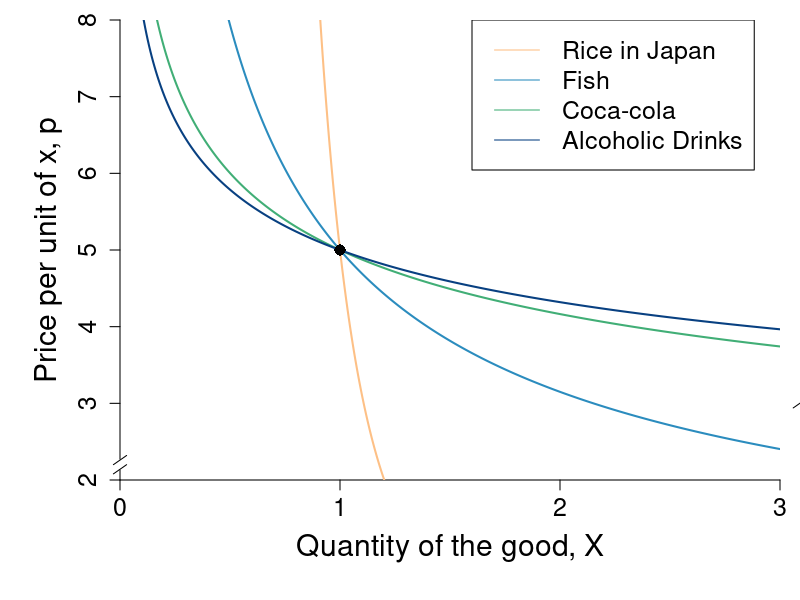

R code for this plot:
require(shape)
require(plotrix)
require(ggplot2)
#pdf(file = "property_psp1_offerSTEP1.pdf", width = 9, height = 7)
#pdf(file = "property_psp1_offerSTEP2.pdf", width = 9, height = 7)
#pdf(file = "property_psp1_offerSTEP3.pdf", width = 9, height = 7)
#pdf(file = "property_psp1_offerSTEP4.pdf", width = 9, height = 7)
pdf(file = "indmarketdemand/elasticity_fig.pdf", width = 9, height = 7)

#Set parameters for graphics
pointsize <- 1.8
axislabelsize <- 1.8
labelsize <- 1.5
namesize <- 1.8
annotatesize <- 1.5
graphlinewidth <- 2
segmentlinewidth <- 1.5

COL <- c("#7fc97f", "#beaed4", "#fdc086", "#ffff99", "#386cb0", "#f0027f", "#bf5b17", "#666666")
COLA <- c("#99d8c9","#66c2a4","#41ae76", "#238b45", "#005824")
COLB <- c("#4eb3d3", "#2b8cbe", "#0868ac","#084081")

par(mar =  c(6, 6, 1, 1))
xlims <- c(0, 3)
ylims <- c(2, 8)
xlims2 <- c(10, 0)
ylims2 <- c(15, 0)

elasticity1 <- function(x, A, b ) {
  A*x^(1/b)
}

plot(0, 0, xlim = xlims, ylim = ylims, type = "n",
     xlab = "Quantity of the good, X",
     ylab = "Price per unit of x, p", 
     xaxt = "n", 
     yaxt = "n", 
     cex.lab = axislabelsize, 
     bty = "n",
     xaxs="i", 
     yaxs="i")

ticksy <- seq(from = 0, to = 15, by = 1)
ylabels <- seq(from = 0, to = 15, by = 1)
ticksx <- seq(from = 0, to = 10, by = 1)
xlabels <- seq(from = 0, to = 10, by = 1)
axis(1, at = ticksx, pos = 2, labels = xlabels, cex.axis = labelsize)
axis(2, at = ticksy, pos = 0, labels = ylabels, las = 0, cex.axis = labelsize)

axis.break(axis=1,breakpos=NULL,pos=xlims[2],bgcol="white",breakcol="black",
           style="slash",brw=0.02)
axis.break(axis = 2, breakpos = 2.2, pos = 0,
           bgcol = "white", breakcol = "black",
           style = "slash", brw = 0.02)

npts <- 500 
npts2 <- 501

#Specify the sequences of points for graphing. 
xx1 <- seq(xlims[1], xlims[2], length.out = npts)
yy1 <- elasticity1(xx1, A = 5, b = -0.2)
xx2 <- seq(xlims[1], xlims[2], length.out = npts)
yy2 <- elasticity1(xx2, A = 5, b = -1.5)
xx3 <- seq(xlims[1], xlims[2], length.out = npts)
yy3 <- elasticity1(xx3, A = 5, b = -3.79)
xx4 <- seq(xlims[1], xlims[2], length.out = npts)
yy4 <- elasticity1(xx4, A = 5, b = -4.74)

lines(xx1,yy1, col = COL[3], lwd = graphlinewidth)
lines(xx2,yy2, col = COLB[2], lwd = graphlinewidth)
lines(xx3,yy3, col = COLA[3], lwd = graphlinewidth)
lines(xx4,yy4, col = COLB[4], lwd = graphlinewidth)

points(1, 5, pch = 16, col = "black", cex = 1.5)

legend(1.6, 8, 
       legend=c("Rice in Japan", "Fish","Coca-cola","Alcoholic Drinks"),
       col=c(COL[3], COLB[2],COLA[3],COLB[4]), 
       lty=1, cex=labelsize)


dev.off()
